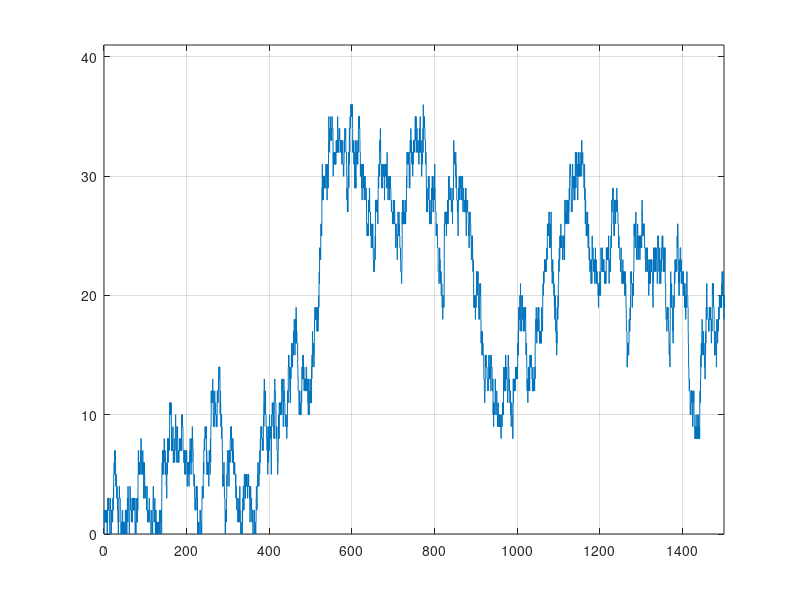
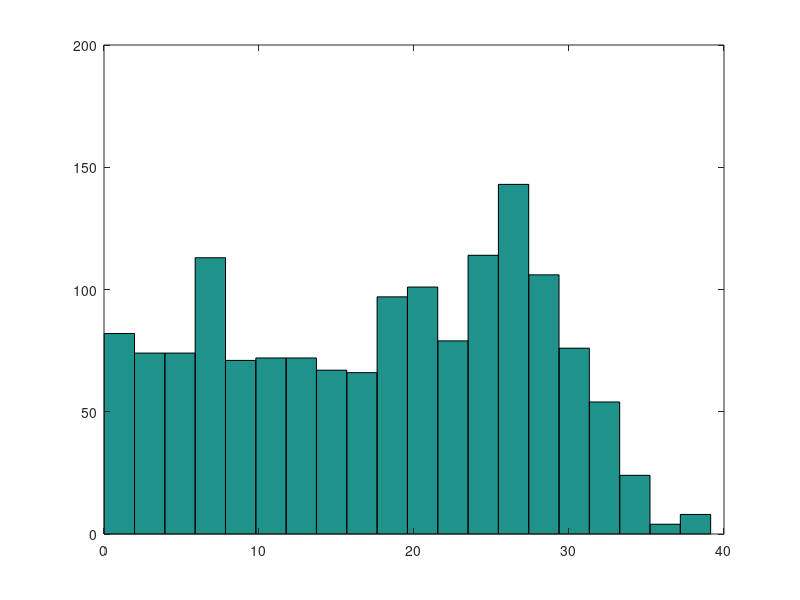

The MATLAB source for these figures, in order:
function [jumptimes, systsize, systtime] = simmg1(tmax, lambda)
% SIMMG1 simulate a M/G/1 queueing system. Poisson arrivals 
% of intensity lambda, uniform service times.
% 
% [jumptimes, systsize, systtime] = simmd1(tmax, lambda)
%
% Inputs: tmax - simulation interval
%         lambda - arrival intensity 
%
% Outputs: jumptimes - time points of arrivals or departures
%          systsize - system size in M/G/1 queue
%	       systtime - system times


% Authors: R.Gaigalas, I.Kaj
% v1.2 07-Oct-02

% set default parameter values if ommited
if (nargin==0)
  tmax=1500;                  % simulation interval 
  lambda=0.99;                 % arrival intensity 
end

arrtime=-log(rand)/lambda;  % Poisson arrivals
i=1;                  
  while (min(arrtime(i,:))<=tmax)
    arrtime = [arrtime; arrtime(i, :)-log(rand)/lambda];  
    i=i+1;
  end
n=length(arrtime);           % arrival times t_1,...,t_n         

servtime=2.*rand(1,n);          % service times s_1,...,s_k
cumservtime=cumsum(servtime);

arrsubtr=arrtime-[0 cumservtime(:,1:n-1)]';           % t_k-(k-1)
arrmatrix=arrsubtr*ones(1,n);        
deptime=cumservtime+max(triu(arrmatrix));  % departure times 
                                        % u_k=k+max(t_1,..,t_k-k+1)   

% Output is system size process N and system waiting 
% times W.
B=[ones(n,1) arrtime ; -ones(n,1) deptime']; 
Bsort=sortrows(B,2);                 % sort jumps in order
jumps=Bsort(:,1);
jumptimes=[0;Bsort(:,2)];
systsize=[0;cumsum(jumps)];          % size of M/G/1 queue
systtime=deptime-arrtime';            % system times 

figure(1)
stairs(jumptimes,systsize);
xmax=max(systsize)+5;
axis([0 tmax 0 xmax]);
grid

figure(2)
hist(systtime,20);

